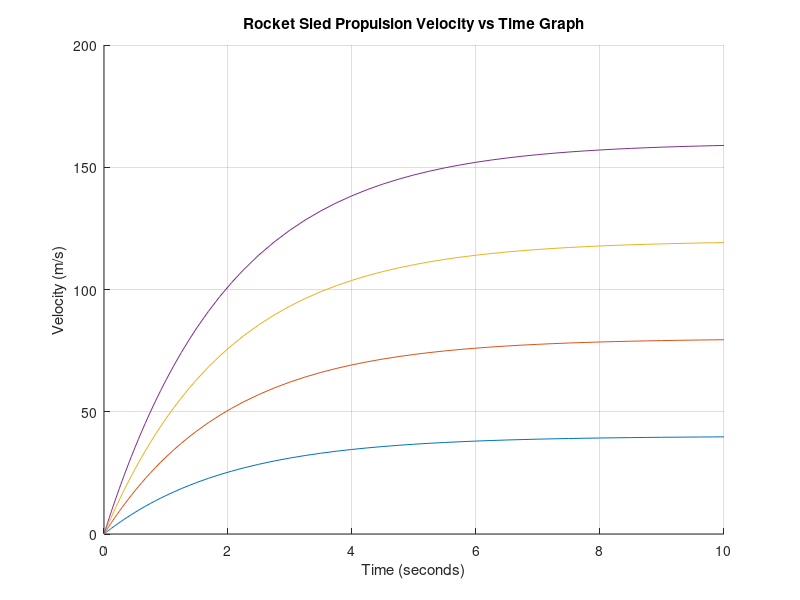

This chart was generated by the following MATLAB code: (Note: this script raises an error after producing the figure.)
%Lab 14.7 Rocket Propulsion Application

%the equation for the motion of a rocket propelled sled is, from Newton's
%Law m(dv/dt) = f - cv (m is sled mass(kg), f is rocket thrust, c is the air
%resistance coefficient(N*s/m)). Suppose v(0) = 0 m/s

%defining values given
m = 1000;
c = 500;

hold on
for f = 20000:20000:80000
    [t,V] = ode45(@(t,V) (1/m)*(f - c*V), [0 10], 0);
    plot(t,V)
end
grid on 
title("Rocket Sled Propulsion Velocity vs Time Graph")
xlabel("Time (seconds)")
ylabel("Velocity (m/s)")
legend("Rocket Thrust 20K","Rocket Thrust 40K","Rocket Thrust " + ...
    "60K","Rocket Thrust 80K", location = "northwest")
